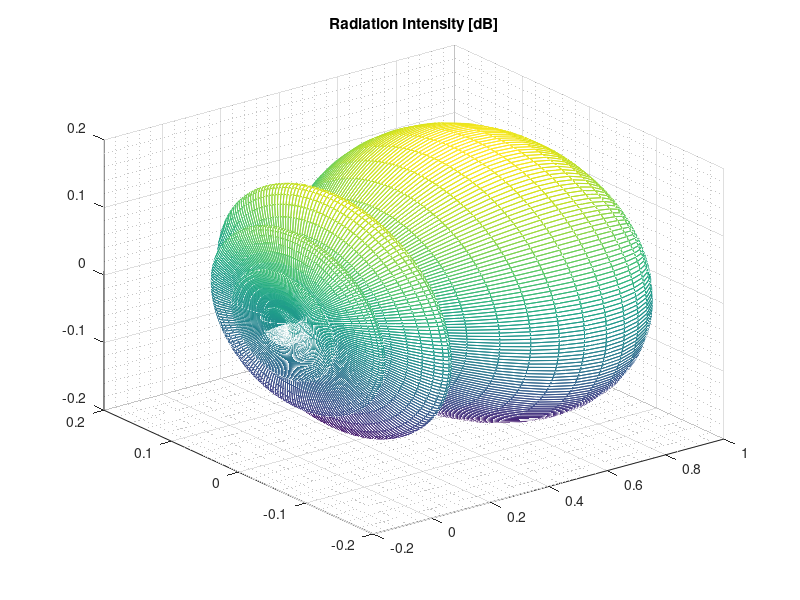

Recreate this plot in MATLAB.
%**************************************************************************
%
% Antenna_formation.m - CA8 - DRONES
%
%**************************************************************************
%
% Group 832 - Control and Automation Msc.
% Aalborg University
% February 2016
%
%**************************************************************************
%
% DESCRIPTION:
% Code to test and check out different types of antennas so they can be
% implemented in GSantenna function after.
%
%**************************************************************************

close all;
clear all;
clc;

% Parameters
precision = 200;    % [samples]
aprox = 40;         % [dB]
ticks = cellstr(['-30';'-20';'-10';'  0']); % Ticks in mmpolar
f = 5;              % + freq = + secondary lobes = - HPBW

% Angles
theta = [-pi:2*pi/precision:pi-(2*pi/precision)];
phi = [-pi:2*pi/precision:pi-(2*pi/precision)];

% 2D: sinc
U2d = sin(f*theta)./(f*theta);
U2d(precision/2 + 1) = 1;
U2d= abs(U2d);
% 3D: Surface formation
[THETA, PHI] = meshgrid(theta,phi);
R = sqrt(THETA.^2 + PHI.^2) + eps;
U3d = sin(f*R)./(f*R);
U3d = abs(U3d);

% Transform to dB:
% - Define in terms of dB
% - We add the scale we want to plot
% - Set whatever is less than the scale to 0
% 2D
U2db = 20*log10(abs(U2d));
U2db = U2db + aprox;
U2db(U2db<0) = 0;
% 3D
U3db = 20*log10(U3d);
U3db = U3db + aprox;
U3db(U3db<0) = 0;

% Transform to SPHERICAL COORDINATES
xp = U2d.*cos(theta);
yp = U2d.*sin(theta);
xf = repmat(xp',size(phi));
yf = yp'*cos(phi);
zf = yp'*sin(phi);

figure();
% 2D PLOT
% mmpolar(theta,U2db,'TGridColor',[0 0 0],'RGridColor',[0 0 0],'RTickLabel',ticks);
% 3D PLOT
% mesh(THETA,PHI,U3db);
mesh(xf,yf,zf);
grid on;
grid minor;
str = sprintf('Radiation Intensity [dB]');
title(str);